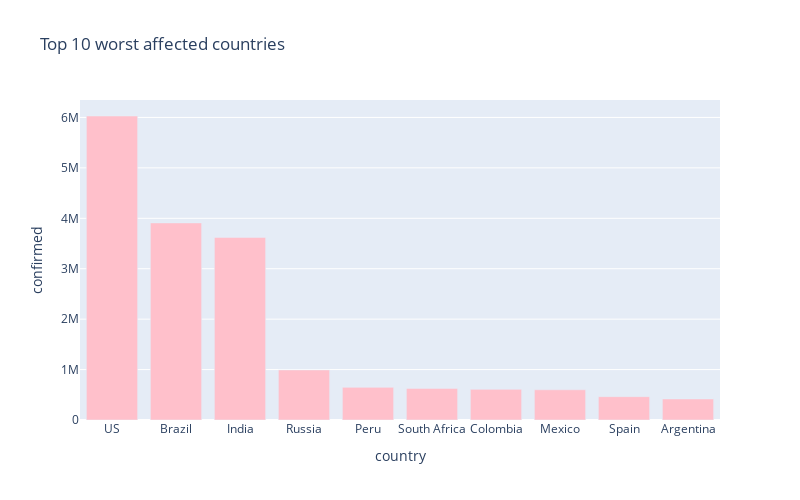

The notebook cell this image was saved under:
### Markdown cell above
# 10 worst hit countries - Confirmed cases

### Code cell
px.bar(
    sorted_country_df.head(10),
    x = "country",
    y = "confirmed",
    title= "Top 10 worst affected countries", # the axis names
    color_discrete_sequence=["pink"], 
    height=500,
    width=800
)

### Figure 1 — Plotly figure (JSON) as saved in the notebook; plotly's stock layout.template omitted (floating-point values rounded to 4 significant figures)
{"data": [{"alignmentgroup": "True", "hovertemplate": "country=%{x}<br>confirmed=%{y}<extra></extra>", "legendgroup": "", "marker": {"color": "pink"}, "name": "", "offsetgroup": "", "orientation": "v", "showlegend": false, "textposition": "auto", "type": "bar", "x": ["US", "Brazil", "India", "Russia", "Peru", "South Africa", "Colombia", "Mexico", "Spain", "Argentina"], "xaxis": "x", "y": [6028617, 3908272, 3621245, 992402, 647166, 627041, 607904, 599560, 462858, 417735], "yaxis": "y"}], "layout": {"barmode": "relative", "height": 500, "legend": {"tracegroupgap": 0}, "title": {"text": "Top 10 worst affected countries"}, "width": 800, "xaxis": {"anchor": "y", "domain": [0, 1], "title": {"text": "country"}}, "yaxis": {"anchor": "x", "domain": [0, 1], "title": {"text": "confirmed"}}}}
